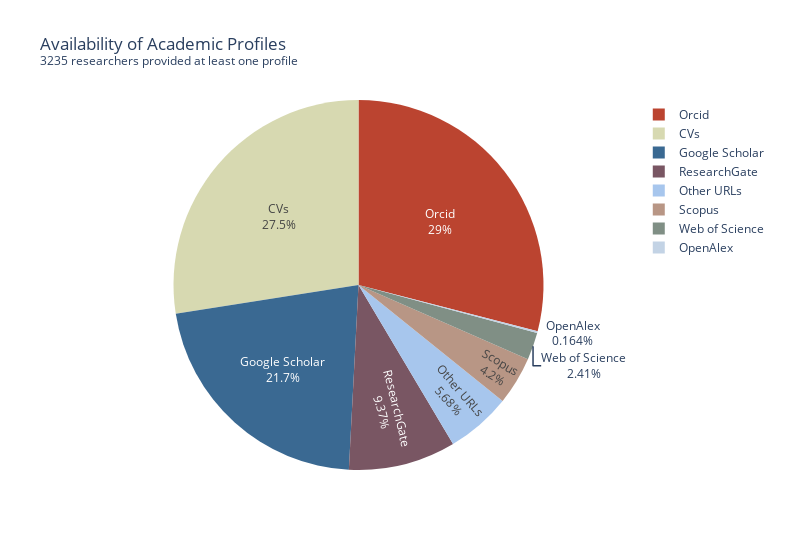

Source (notebook cell):
### Code cell
counts_dict = {
    "CVs": available_cvs,
    "Google Scholar": available_gscholar,
    "Orcid": available_orcid,
    "ResearchGate": available_rgate,
    "Web of Science": available_wscience,
    "Scopus": available_scopus,
    "OpenAlex": available_oalex,
    "Other URLs": available_otherurl,
}

profile_cols = [
    "DE13a_Name",
    "DE13_1_1", "DE13_2_1", "DE13_3_1", "DE13_4_1",
    "DE13_5_1", "DE13_6_1", "DE14_11_1"
]

total_profiles = df_data[profile_cols].notna().any(axis=1).sum()

fig = plot_profile_availability_pie(counts_dict, total_profiles)
fig.show()

### Figure 1 — Plotly figure (JSON) as saved in the notebook; plotly's stock layout.template omitted (floating-point values rounded to 4 significant figures)
{"data": [{"customdata": [["CVs"], ["Google Scholar"], ["Orcid"], ["ResearchGate"], ["Web of Science"], ["Scopus"], ["OpenAlex"], ["Other URLs"]], "domain": {"x": [0, 1], "y": [0, 1]}, "hole": 0, "hovertemplate": "label=%{label}<br>value=%{value}<br>color=%{customdata[0]}<extra></extra>", "labels": ["CVs", "Google Scholar", "Orcid", "ResearchGate", "Web of Science", "Scopus", "OpenAlex", "Other URLs"], "legendgroup": "", "marker": {"colors": ["#D7D9B1", "#3A6992", "#BB4430", "#795663", "#808F85", "#B89685", "#C3D3E5", "#A7C6ED"]}, "name": "", "showlegend": true, "textfont": {"size": 12}, "textinfo": "percent+label", "type": "pie", "values": [1177, 928, 1242, 401, 103, 180, 7, 243]}], "layout": {"height": 550, "legend": {"title": {"text": ""}, "tracegroupgap": 0}, "piecolorway": ["#D7D9B1", "#3A6992", "#BB4430", "#795663", "#808F85", "#B89685", "#C3D3E5", "#A7C6ED"], "showlegend": true, "title": {"text": "Availability of Academic Profiles<br><sup>3235 researchers provided at least one profile</sup>"}, "width": 800}}
